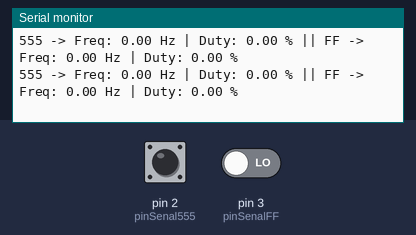
This sketch was run on a simulated Arduino Uno, built with avr-gcc and run on an emulated ATmega328P. Shown: the last lines printed to the serial monitor. The inputs (shaded band) are chosen by the test bench; at power-on: pin 2 (pinSenal555) LOW, pin 3 (pinSenalFF) LOW.

Above: at 1.2 s.
1.3 s: pin 2 (pinSenal555) driven HIGH
At 1.47 s:
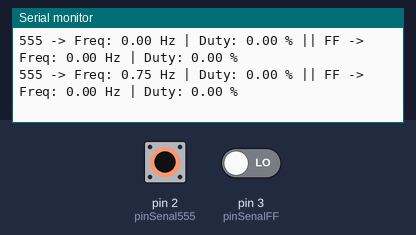
4.3 s: pin 2 (pinSenal555) driven LOW
At 4.43 s:
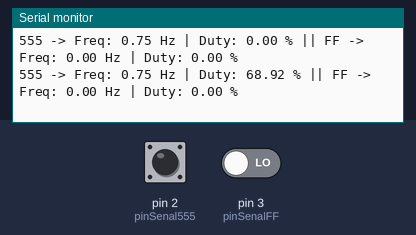
7.3 s: pin 3 (pinSenalFF) driven HIGH
At 7.44 s:
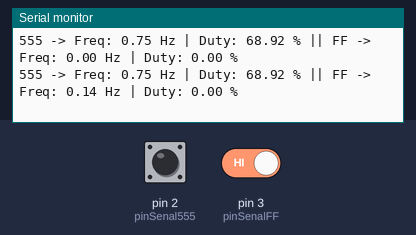
10.3 s: pin 3 (pinSenalFF) driven LOW
At 10.44 s:
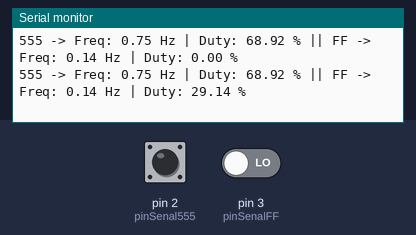
13.3 s: pin 2 (pinSenal555) pulsed HIGH 2 times (0.12 s each, 0.3 s apart)
At 13.48 s:
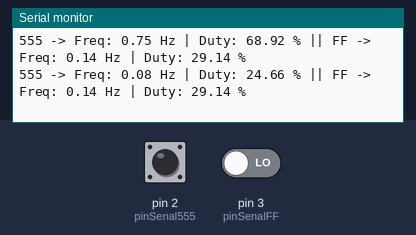
16.9 s: pin 2 (pinSenal555) driven HIGH
At 17.08 s:
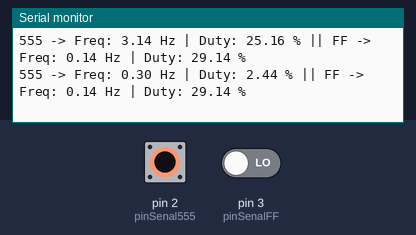
Timing chart, 0 to 19.9 s (numbered marks = the images above; inputs shaded):
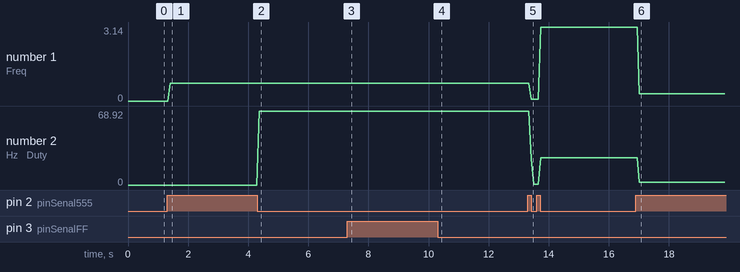

Measured:
- after the input at 1.3 s, the serial monitor: prints a new line after 0.10 s (image 1)
- after the input at 4.3 s, the serial monitor: prints a new line after 0.07 s (image 2)
- after the input at 7.3 s, the serial monitor: prints a new line after 0.07 s (image 3)
- after the input at 10.3 s, the serial monitor: prints a new line after 0.08 s (image 4)
- after the input at 13.3 s, the serial monitor: prints a new line after 0.12 s (image 5)
- after the input at 16.9 s, the serial monitor: prints a new line after 0.12 s (image 6)
- plotted number 1: 0 → 0.75 after the input at 1.3 s, 0.75 → 3.14 after the input at 13.3 s, 3.14 → 0.3 after the input at 16.9 s
- plotted number 2: 0 → 68.92 after the input at 4.3 s, 68.92 → 25.16 after the input at 13.3 s, 25.16 → 2.44 after the input at 16.9 s

The sketch:

555_74HC74_Temporizador.ino
```cpp
// Pines de entrada
const int pinSenal555 = 2;
const int pinSenalFF  = 3;

// =========================
// VARIABLES CANAL 555
// =========================
int estadoActual555 = LOW;
int estadoPrevio555 = LOW;

unsigned long tiempoUltimoFlanco555 = 0;
unsigned long periodo555 = 0;

unsigned long tiempoAlto555 = 0;
unsigned long tiempoBajo555 = 0;
unsigned long tiempoUltimoCambio555 = 0;

// =========================
// VARIABLES CANAL FLIP-FLOP
// =========================
int estadoActualFF = LOW;
int estadoPrevioFF = LOW;

unsigned long tiempoUltimoFlancoFF = 0;
unsigned long periodoFF = 0;

unsigned long tiempoAltoFF = 0;
unsigned long tiempoBajoFF = 0;
unsigned long tiempoUltimoCambioFF = 0;

void setup() {
  Serial.begin(9600);

  pinMode(pinSenal555, INPUT);
  pinMode(pinSenalFF, INPUT);

  tiempoUltimoCambio555 = millis();
  tiempoUltimoCambioFF = millis();
}

void loop() {
  unsigned long tiempoActual = millis();

  // =========================
  // PROCESAMIENTO CANAL 555
  // =========================
  estadoActual555 = digitalRead(pinSenal555);

  // Detectar flanco ascendente
  if (estadoActual555 == HIGH && estadoPrevio555 == LOW) {
    periodo555 = tiempoActual - tiempoUltimoFlanco555;
    tiempoUltimoFlanco555 = tiempoActual;
  }

  // Medir tiempos HIGH y LOW
  if (estadoActual555 != estadoPrevio555) {
    if (estadoActual555 == HIGH) {
      tiempoBajo555 = tiempoActual - tiempoUltimoCambio555;
    } else {
      tiempoAlto555 = tiempoActual - tiempoUltimoCambio555;
    }
    tiempoUltimoCambio555 = tiempoActual;
  }

  estadoPrevio555 = estadoActual555;

  // =========================
  // PROCESAMIENTO CANAL FF
  // =========================
  estadoActualFF = digitalRead(pinSenalFF);

  if (estadoActualFF == HIGH && estadoPrevioFF == LOW) {
    periodoFF = tiempoActual - tiempoUltimoFlancoFF;
    tiempoUltimoFlancoFF = tiempoActual;
  }

  if (estadoActualFF != estadoPrevioFF) {
    if (estadoActualFF == HIGH) {
      tiempoBajoFF = tiempoActual - tiempoUltimoCambioFF;
    } else {
      tiempoAltoFF = tiempoActual - tiempoUltimoCambioFF;
    }
    tiempoUltimoCambioFF = tiempoActual;
  }

  estadoPrevioFF = estadoActualFF;

  // =========================
  // CÁLCULOS
  // =========================
  float frecuencia555 = (periodo555 > 0) ? 1000.0 / periodo555 : 0;
  float duty555 = (tiempoAlto555 + tiempoBajo555 > 0) ?
                  (tiempoAlto555 * 100.0) / (tiempoAlto555 + tiempoBajo555) : 0;

  float frecuenciaFF = (periodoFF > 0) ? 1000.0 / periodoFF : 0;
  float dutyFF = (tiempoAltoFF + tiempoBajoFF > 0) ?
                 (tiempoAltoFF * 100.0) / (tiempoAltoFF + tiempoBajoFF) : 0;

  // =========================
  // SALIDA
  // =========================
  Serial.print("555 -> Freq: ");
  Serial.print(frecuencia555);
  Serial.print(" Hz | Duty: ");
  Serial.print(duty555);
  Serial.print(" % || ");

  Serial.print("FF -> Freq: ");
  Serial.print(frecuenciaFF);
  Serial.print(" Hz | Duty: ");
  Serial.print(dutyFF);
  Serial.println(" %");
}
```
